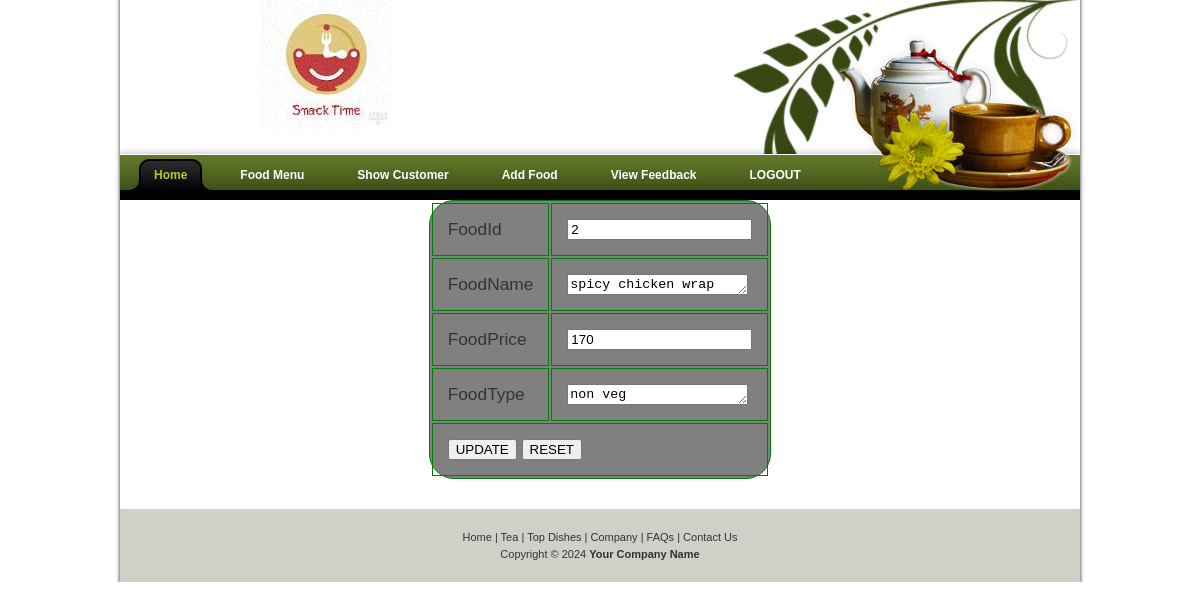
The page /EditFood.php?id=2 (signed in) on the database its author committed.
### tables this page shows
CREATE TABLE `food` (
  `foodid` int(11) NOT NULL AUTO_INCREMENT,
  `foodname` varchar(20) DEFAULT NULL,
  `foodprice` double DEFAULT NULL,
  `foodtype` char(8) DEFAULT NULL,
  PRIMARY KEY (`foodid`)
);

### EditFood.php (the view, shortened to what this page needs)
<!DOCTYPE html PUBLIC "-//W3C//DTD HTML 4.01 Transitional//EN" "http://www.w3.org/TR/html4/loose.dtd">
<html>
<head>
<link href="templatemo_style.css" rel="stylesheet" type="text/css" />
</head>
<body>
<div id="templatemo_container">
	<div id="templatemo_header">
    	<div id="site_title"></div>
    </div>
     <?php include_once 'menu.php';?>
 <form action="EditFood.php" method="post" onsubmit="return validate()">
  <table bgcolor="gray" border="1" bordercolor="green" align="center" cellpadding="15" >
      <?php $sql_User = " select * from food where foodid='".$_GET["id"]."'" ;
        $res_user = mysqli_query($connect,$sql_User);
        while($row_users = mysqli_fetch_array($res_user))
        {
  ?>
        <tr>
            <td>FoodId</td>
            <td>
                  <input type="text" name="foodid" value='<?php echo $row_users['foodid']; ?>' readonly/>
            </td>
         </tr>
         <tr>
            <td>FoodName</td>
            <td>
                  <textarea rows="1" cols="20" name="foodname" id="fname"><?php echo $row_users['foodname']; ?>
                  </textarea>
                   <br>
            </td>
         </tr>
         <tr>
            <td>FoodPrice</td>
            <td>
                  <input type="text" name="foodprice" value='<?php echo $row_users['foodprice']; ?>' id="fprice">
                  <br>
            </td>
         </tr>
         <tr>
            <td>FoodType</td>
            <td>
                 <textarea rows="1" cols="20" name="type"  id="ftype"><?php echo $row_users['foodtype']; ?>
                 </textarea>
            </td>
         </tr>
          <tr>
               <td colspan="2">
                           <input type="submit" name="submit" value="UPDATE"/>
                           <input type="reset" value="RESET">
               </td>
           </tr>
           <?php }?>
      </table>
   </form>
    <?php include_once 'footer.php';?>
</body>
</html>

### templatemo_style.css (style rules this page uses)
body { margin: 0; padding: 0; line-height: 1.5em; font-family: Verdana, Arial, san-serif; font-size: 11px; color: #333333; background: #fff; }
table { border-radius: 25px; }
table td { font-size:13pt; }
#templatemo_container { width: 960px; margin: 0 auto; padding: 0 5px; background: url(images/templatemo_main_bg.jpg) repeat-y; }
#templatemo_header { width: 920px; height: 155px; padding: 0 20px 0 20px; background: url(images/templatemo_header.jpg) no-repeat; }
#templatemo_header #site_title { float: left; font-size: 30px; font-weight: bold; color: #fff; padding: 20px 0 10px 0; width: 372px; height: 100px; background: url(images/index.jpeg) no-repeat bottom; }

### rows shown on the page
food: foodid "2", foodname "spicy chicken wrap", foodprice "170", type "non veg"
